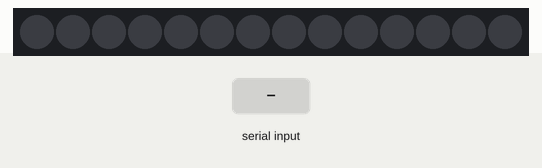
A sketch run on a simulated Arduino Uno, built with avr-gcc and run on an emulated ATmega328P. On the bench: 14 RGB LEDs in strip order, left to right. The inputs (shaded band) are chosen by the test bench. Dim RGB values are drawn brighter than linear; what the sketch prints to the serial monitor is not drawn.

Above: at 1.2 s.
1.3 s: "RANDOM_NUMBER\n" received over Serial
At 1.46 s:
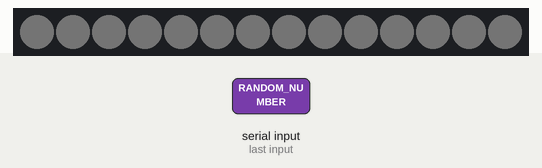
At 2.12 s:
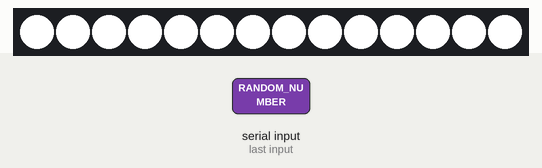
3.7 s: "GET_COLORS\n" received over Serial
Timing chart, 0 to 6.7 s (numbered marks = the images above; inputs shaded):
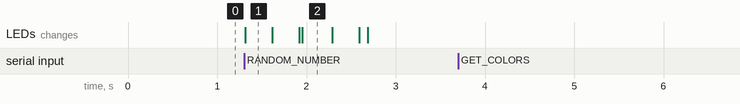

Measured:
- after the input at 1.3 s, the LEDs: change at once (image 1)
- after the input at 3.7 s, every drawn part: stays the same

The sketch:

EtherFogCode.ino
```cpp
#include <FastLED.h>

// Définir le nombre de LEDs et le pin de données
#define NUM_LEDS 14
#define DATA_PIN 5

// Création d'un tableau pour les LEDs
CRGB leds[NUM_LEDS];
CRGB targetLeds[NUM_LEDS];
CRGB savedState[NUM_LEDS]; // Sauvegarder l'état des LEDs

void setup() {
  // Initialisation des LEDs
  FastLED.addLeds<WS2812B, DATA_PIN, GRB>(leds, NUM_LEDS);
  FastLED.clear(); // Assure que toutes les LEDs sont éteintes au démarrage
  FastLED.show();

  // Initialiser la communication série
  Serial.begin(9600);
}

void smoothTransition() {
  bool changed = false;
  for (int i = 0; i < NUM_LEDS; i++) {
    if (leds[i].r != targetLeds[i].r) {
      leds[i].r += (leds[i].r < targetLeds[i].r) ? 1 : -1;
      changed = true;
    }
    if (leds[i].g != targetLeds[i].g) {
      leds[i].g += (leds[i].g < targetLeds[i].g) ? 1 : -1;
      changed = true;
    }
    if (leds[i].b != targetLeds[i].b) {
      leds[i].b += (leds[i].b < targetLeds[i].b) ? 1 : -1;
      changed = true;
    }
  }
  if (changed) {
    FastLED.show();
    delay(10); // Ajustez pour contrôler la vitesse de transition
  }
}

void smoothTransitionAnimation() {
  bool changed = false;
  for (int i = 0; i < NUM_LEDS; i++) {
    if (leds[i].r != targetLeds[i].r) {
      leds[i].r += (leds[i].r < targetLeds[i].r) ? 1 : -1;
      changed = true;
    }
    if (leds[i].g != targetLeds[i].g) {
      leds[i].g += (leds[i].g < targetLeds[i].g) ? 1 : -1;
      changed = true;
    }
    if (leds[i].b != targetLeds[i].b) {
      leds[i].b += (leds[i].b < targetLeds[i].b) ? 1 : -1;
      changed = true;
    }
  }
  if (changed) {
    FastLED.show();
    delay(1); // Ajustez pour contrôler la vitesse de transition
  }
}

String getLedColors() {
  String colorData = "";
  for (int i = 0; i < NUM_LEDS; i++) {
    colorData += String(leds[i].r) + " " + String(leds[i].g) + " " + String(leds[i].b);
    if (i < NUM_LEDS - 1) {
      colorData += " ";
    }
  }
  return colorData;
}

void saveLedState() {
  for (int i = 0; i < NUM_LEDS; i++) {
    savedState[i] = leds[i];
  }
}

void restoreLedState() {
  for (int i = 0; i < NUM_LEDS; i++) {
    targetLeds[i] = savedState[i];
  }
}

void spinningAnimationWithFlash() {
  // Animation de rotation des couleurs des LEDs
  for (int round = 0; round < NUM_LEDS; round++) {
    CRGB lastColor = leds[NUM_LEDS - 1]; // Sauvegarde la dernière LED
    for (int i = NUM_LEDS - 1; i > 0; i--) {
      targetLeds[i] = leds[i - 1]; // Décale les couleurs vers la droite
    }
    targetLeds[0] = lastColor; // Replace la dernière couleur au début

    // Transition douce pour cette étape
    while (memcmp(leds, targetLeds, sizeof(leds)) != 0) {
      smoothTransitionAnimation();
    }
  }

  // Effet de flash
  saveLedState();
  for (int i = 0; i < NUM_LEDS; i++) {
    targetLeds[i] = CRGB::White;
  }
  while (memcmp(leds, targetLeds, sizeof(leds)) != 0) {
    smoothTransitionAnimation();
  }
  delay(100);

  restoreLedState();
  while (memcmp(leds, targetLeds, sizeof(leds)) != 0) {
    smoothTransitionAnimation();
  }
}


void loop() {
  // Vérifier si des données sont disponibles sur la liaison série
  if (Serial.available() > 0) {
    String input = Serial.readStringUntil('\n'); // Lire la ligne jusqu'au saut de ligne
    input.trim(); // Supprimer les espaces inutiles

    if (input == "GET_COLORS") {
      String currentColors = getLedColors();
      Serial.println(currentColors);
      return;
    }

    if (input == "RANDOM_NUMBER") {
      spinningAnimationWithFlash();
      return;
    }

    int values[NUM_LEDS * 3]; // Tableau pour stocker les valeurs RGB
    int index = 0;
    char* token = strtok(input.c_str(), " ");

    // Parcourir et extraire les valeurs RGB pour chaque LED
    while (token != NULL && index < NUM_LEDS * 3) {
      values[index++] = atoi(token);
      token = strtok(NULL, " ");
    }

    if (index == NUM_LEDS * 3) { // Vérifier si toutes les valeurs nécessaires ont été fournies
      for (int i = 0; i < NUM_LEDS; i++) {
        targetLeds[i] = CRGB(values[i * 3], values[i * 3 + 1], values[i * 3 + 2]);
      }
      //Serial.println("Nouvelle couleur cible définie.");
    } else {
      //Serial.println("Format invalide. Entrez exactement " + String(NUM_LEDS * 3) + " valeurs séparées par des espaces.");
    }
  }

  // Transition douce vers la nouvelle couleur
  smoothTransition();
}
```
